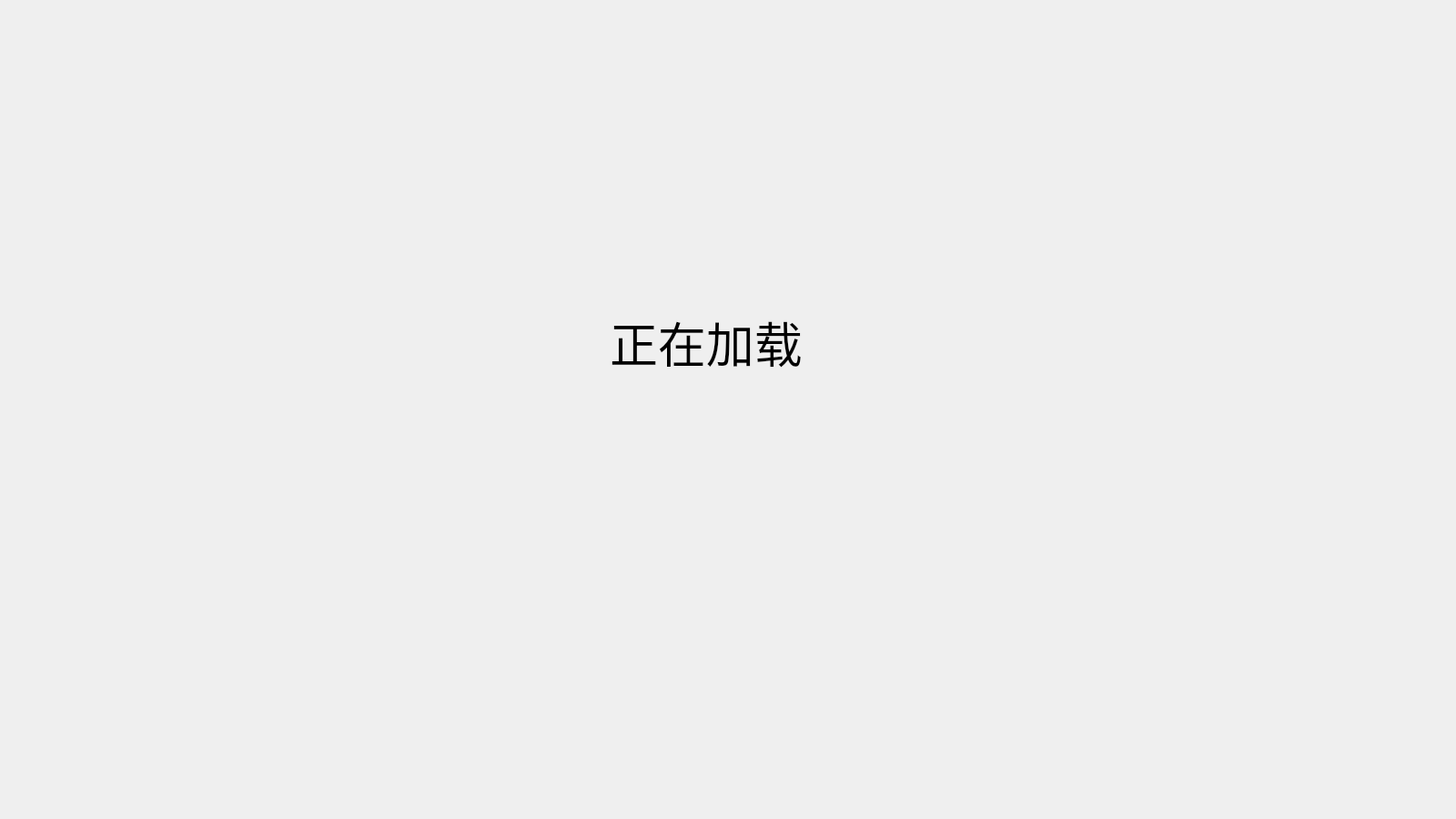
<?xml version="1.0" encoding="UTF-8"?>
<ui version="4.0">
 <class>LoadingScene</class>
 <widget class="QWidget" name="LoadingScene">
  <property name="geometry">
   <rect>
    <x>0</x>
    <y>0</y>
    <width>1600</width>
    <height>900</height>
   </rect>
  </property>
  <property name="windowTitle">
   <string>Form</string>
  </property>
  <widget class="QLabel" name="label">
   <property name="geometry">
    <rect>
     <x>670</x>
     <y>310</y>
     <width>301</width>
     <height>131</height>
    </rect>
   </property>
   <property name="font">
    <font>
     <pointsize>40</pointsize>
    </font>
   </property>
   <property name="text">
    <string>正在加载</string>
   </property>
  </widget>
 </widget>
 <resources/>
 <connections/>
</ui>
